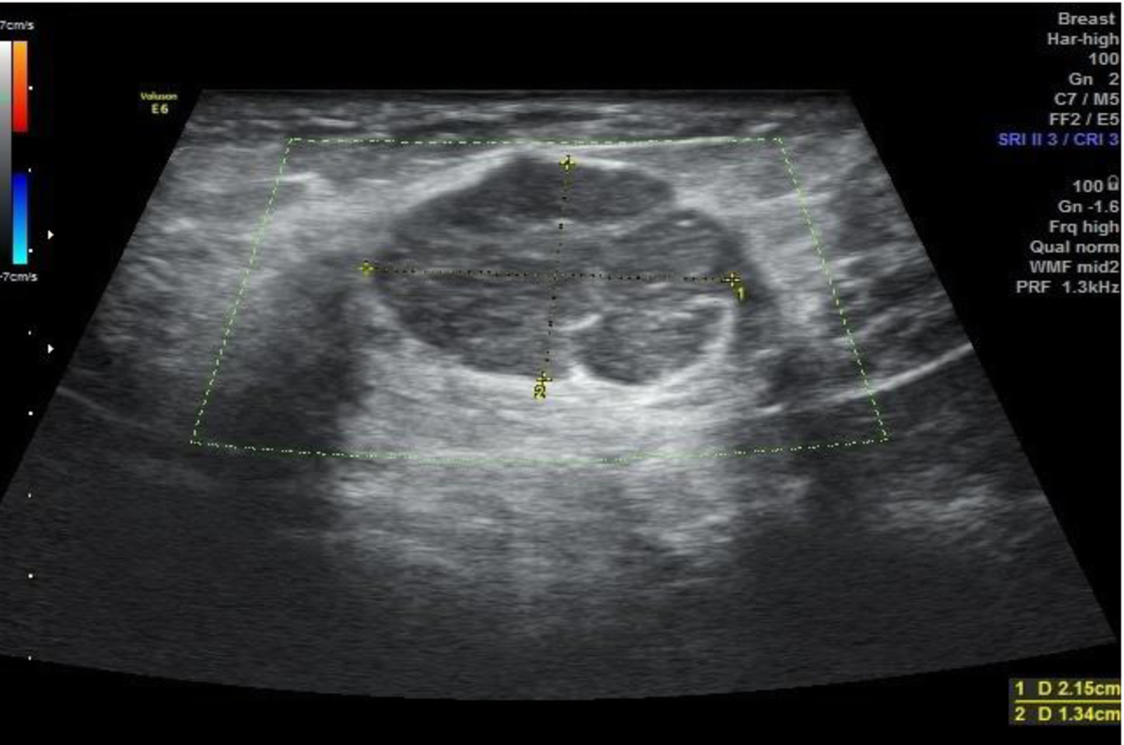
#> input picture Week 4/tugas segmentasi.png, 1124 x 745 px
$ jupyter execute tugas.ipynb
#> lines starting #> are read from the running program, lines starting #| are printed output that depends on the picture; after the words box and inside, x2 and y2 are one past the last pixel; in counts of white or black regions, pixels touching at a corner belong together
[cell 1]
import cv2
import numpy as np
import matplotlib.pyplot as plt
from scipy import ndimage

# Load + crop
img = cv2.imread("tugas segmentasi.png", cv2.IMREAD_GRAYSCALE)
#> img: shape (745, 1124); min 0, max 255, mean 55.6
img_rgb = cv2.cvtColor(cv2.imread("tugas segmentasi.png"), cv2.COLOR_BGR2RGB)
roi = img[130:420, 300:800]
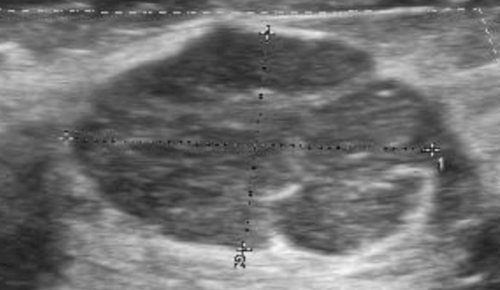
#> roi: shape (290, 500); min 21, max 246, mean 112.6

# Preprocess
clahe = cv2.createCLAHE(clipLimit=3.0, tileGridSize=(8, 8))
smooth = cv2.bilateralFilter(clahe.apply(roi), 9, 75, 75)
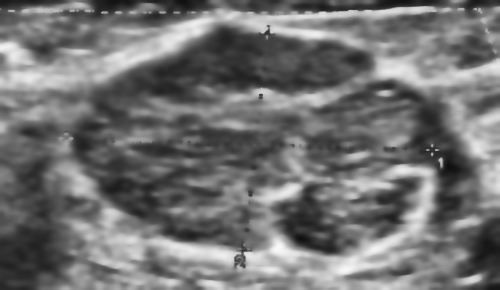
#> smooth: shape (290, 500); min 15, max 249, mean 113.9
smooth = cv2.GaussianBlur(smooth, (3, 3), 0)

# Threshold (Otsu + adaptive)
_, otsu = cv2.threshold(smooth, 0, 255, cv2.THRESH_BINARY_INV + cv2.THRESH_OTSU)
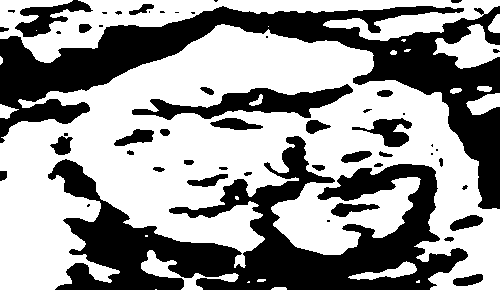
#> otsu: shape (290, 500); 59.1% white; 53 black regions (20 under 20 px), largest, box (x1, y1, x2, y2) and area: (48, 136, 468, 290) 25819, (0, 6, 500, 209) 24565, (132, 84, 353, 120) 3194
adaptive = cv2.adaptiveThreshold(smooth, 255, cv2.ADAPTIVE_THRESH_GAUSSIAN_C,
                                 cv2.THRESH_BINARY_INV, 25, 3)
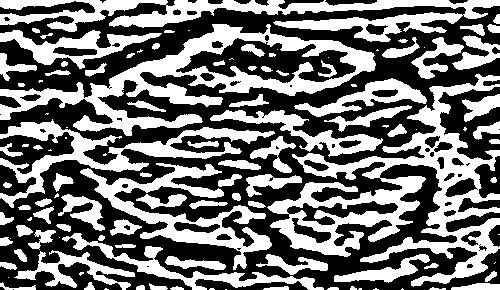
#> adaptive: shape (290, 500); 44.8% white; 117 white regions (32 under 20 px), largest, box (x1, y1, x2, y2) and area: (267, 74, 500, 287) 13963, (0, 24, 376, 136) 10240, (0, 0, 500, 42) 7958
mask = cv2.bitwise_and(otsu, adaptive)
#> mask: shape (290, 500); 36.4% white; 98 white regions (27 under 20 px), largest, box (x1, y1, x2, y2) and area: (18, 24, 374, 136) 9231, (304, 92, 500, 284) 6983, (49, 0, 500, 41) 6289

# Morphology
kernel = cv2.getStructuringElement(cv2.MORPH_ELLIPSE, (5, 7))
mask = cv2.morphologyEx(mask, cv2.MORPH_OPEN, kernel)
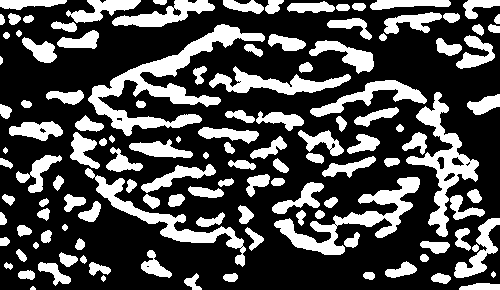
#> mask: shape (290, 500); 30.2% white; 126 white regions (1 under 20 px), largest, box (x1, y1, x2, y2) and area: (88, 24, 265, 136) 4607, (274, 177, 420, 255) 2924, (406, 92, 479, 237) 2710
mask = cv2.morphologyEx(mask, cv2.MORPH_CLOSE, kernel, iterations=2)
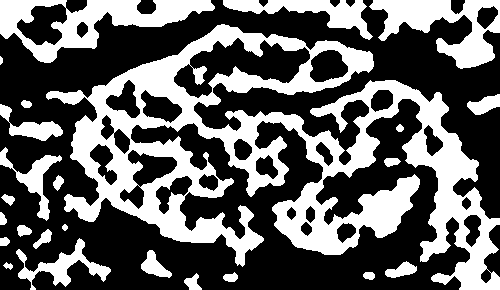
#> mask: shape (290, 500); 38.6% white; 25 white regions, largest, box (x1, y1, x2, y2) and area: (46, 24, 500, 290) 38629, (0, 0, 215, 63) 5283, (369, 0, 500, 69) 4082
mask = ndimage.binary_fill_holes(mask).astype(np.uint8) * 255
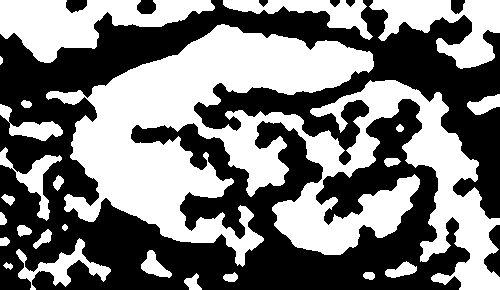
#> mask: shape (290, 500); 47.9% white; 25 white regions

# Ambil objek terbesar
contours, _ = cv2.findContours(mask, cv2.RETR_EXTERNAL, cv2.CHAIN_APPROX_SIMPLE)
#> contours = 25 contours, 1 with area under 20; largest, box (x1, y1, x2, y2) and area: (46, 24, 500, 290) 48536, (0, 0, 215, 63) 6422, (369, 0, 500, 69) 4153, (223, 0, 373, 40) 1952, (16, 238, 111, 290) 1236
result = np.zeros_like(mask)
if contours:
    biggest = max(contours, key=cv2.contourArea)
#> biggest = contour of 1330 points, box (x1, y1, x2, y2) (46, 24, 500, 290), area 48536
    cv2.drawContours(result, [biggest], -1, 255, -1)
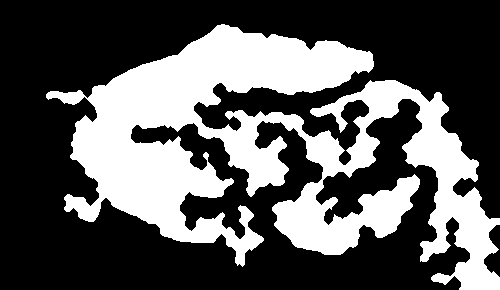
#> result: shape (290, 500); 34.7% white; 1 white region, box (x1, y1, x2, y2) and area: (46, 24, 500, 290) 50368
    result = cv2.dilate(result, cv2.getStructuringElement(cv2.MORPH_ELLIPSE, (15, 15)))
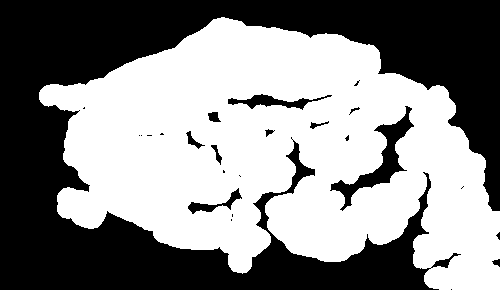
#> result: shape (290, 500); 53.6% white; 25 black regions (14 under 20 px)

# Overlay countours di gambar asli
final_contours, _ = cv2.findContours(result, cv2.RETR_EXTERNAL, cv2.CHAIN_APPROX_SIMPLE)
#> final_contours = 1 contour; box (x1, y1, x2, y2) and area: (39, 17, 500, 290) 80201
overlay = cv2.cvtColor(roi, cv2.COLOR_GRAY2RGB)
cv2.drawContours(overlay, final_contours, -1, (255, 0, 0), 2)
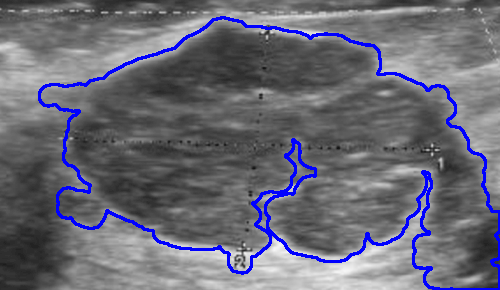
#> overlay: shape (290, 500, 3); mean B, G, R 117.3, 105.8, 105.8

# Output
titles = ["Original","Original Crop", "Preprocess", "Mask", "Segmentation"]
images = [img_rgb, roi, smooth, result, overlay]
plt.figure(figsize=(15, 8))
for i, (t, im) in enumerate(zip(titles, images), 1):
    plt.subplot(2, 3, i)
    plt.imshow(im, cmap=None if im.ndim == 3 else "gray")
    plt.title(t)
    plt.axis("off")
#> this loop made 5 passes
plt.tight_layout()
plt.show()
#> figure, not shown here; B, G, R data is drawn as R, G, B
